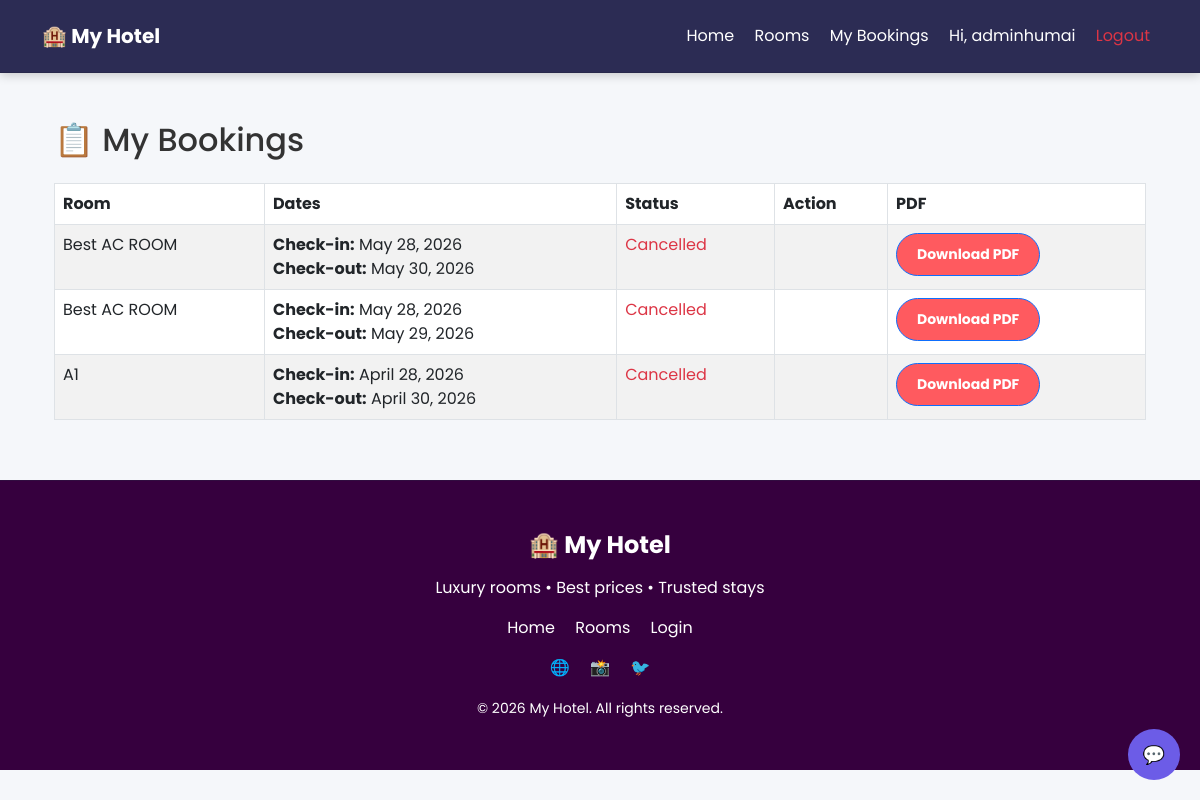
/my-bookings/ (signed in), run on the app's committed database.
### hotel_project/booking/models.py (models this page shows, shortened)
class Booking(models.Model):
    STATUS_CHOICES = (
        ('Booked', 'Booked'),
        ('Cancelled', 'Cancelled'),
    )
    user = models.ForeignKey(User, on_delete=models.CASCADE)
    room = models.ForeignKey(Room, on_delete=models.CASCADE)
    name = models.CharField(max_length=100, null=True, blank=True)
    phone = models.CharField(max_length=15, null=True, blank=True)
    total_people = models.IntegerField(null=True, blank=True)
    id_proof = models.CharField(max_length=100, null=True, blank=True)
    check_in = models.DateField()
    check_out = models.DateField()
    status = models.CharField(max_length=20, choices=STATUS_CHOICES, default='Booked')  # ✅ NEW
    created_at = models.DateTimeField(auto_now_add=True)

class Room(models.Model):
    ROOM_TYPES = (
        ('AC', 'AC'),
        ('NON-AC', 'Non-AC'),
        ('DELUXE', 'Deluxe'),
    )
    name = models.CharField(max_length=100)
    room_type = models.CharField(max_length=20, choices=ROOM_TYPES)
    price = models.IntegerField()
    description = models.TextField(blank=True, null=True)
    features = models.TextField(blank=True, null=True)
    capacity = models.IntegerField(default=2)
    is_available = models.BooleanField(default=True)
    image = models.ImageField(upload_to='rooms/', blank=True, null=True)

### hotel_project/booking/views.py (the view)
# urls.py: path('my-bookings/', views.my_bookings, name='my_bookings'),
@login_required
def my_bookings(request):
    bookings = Booking.objects.filter(user=request.user).order_by('-created_at')
    return render(request, 'booking/my_bookings.html', {'bookings': bookings})

### hotel_project/booking/templates/booking/my_bookings.html (shortened to what this page needs)
{% extends 'booking/base.html' %}
{% block content %}
<div class="container mt-5">
    <h2 class="mb-4">📋 My Bookings</h2>
    <table class="table table-bordered table-striped">
        <thead>
            <tr>
                <th>Room</th>
                <th>Dates</th>
                <th>Status</th>
                <th>Action</th>
                <th>PDF</th>
            </tr>
        </thead>
        <tbody>
            {% for booking in bookings %}
            <tr>
                <td>{{ booking.room.name }}</td>
                <td>
                    <b>Check-in:</b> {{ booking.check_in }} <br>
                    <b>Check-out:</b> {{ booking.check_out }}
                </td>
                <td>
                    {% if booking.status == "Booked" %}
                        <span class="text-success">Booked</span>
                    {% else %}
                        <span class="text-danger">Cancelled</span>
                    {% endif %}
                </td>
                <td>
                </td>
                <td>
                    <a href="{% url 'download_pdf' booking.id %}" class="btn btn-primary btn-sm">
    Download PDF
</a></td>
            </tr>
            {% empty %}
            <tr>
                <td colspan="4" class="text-center">No bookings yet</td>
            </tr>
            {% endfor %}
        </tbody>
    </table>
</div>
{% endblock %}

### hotel_project/booking/templates/booking/base.html (shortened to what this page needs)
<!DOCTYPE html>
<html>
<head>
    {% load static %}
    <link href="https://cdn.jsdelivr.net/npm/bootstrap@5.3.0/dist/css/bootstrap.min.css" rel="stylesheet">
    {% if '/admin' not in request.path %}
    <link rel="stylesheet" href="{% static 'css/style.css' %}">
    {% endif %}
</head>
<body>
<div class="position-fixed top-0 end-0 p-3" style="z-index: 9999;">
</div>
<nav class="navbar navbar-expand-lg navbar-dark py-3">
  <div class="container">
    <a class="navbar-brand fw-bold" href="/">🏨 My Hotel</a>
    <div class="collapse navbar-collapse" id="navbarNav">
        <div class="ms-auto text-center">
            <a class="nav-link d-block d-lg-inline mx-2 text-white" href="/">Home</a>
            <a class="nav-link d-block d-lg-inline mx-2 text-white" href="/rooms/">Rooms</a>
            {% if user.is_authenticated %}
                <a class="nav-link d-block d-lg-inline mx-2 text-white" href="/my-bookings/">My Bookings</a>
                <span class="text-white d-block d-lg-inline mx-2">Hi, {{ user.username }}</span>
                <a class="nav-link d-block d-lg-inline mx-2 text-danger" href="/logout/">Logout</a>
            {% else %}
                <a class="nav-link d-block d-lg-inline mx-2 text-white" href="/login/">Login</a>
                <a class="nav-link d-block d-lg-inline mx-2 text-white" href="/signup/">Signup</a>
            {% endif %}
        </div>
    </div>
  </div>
</nav>
<div class="container mt-4">
    {% block content %}{% endblock %}
</div>
<div id="chat-toggle" onclick="toggleChat()">💬</div>
</body>
<footer style="background:#36003e; color:#ffffff; padding:50px 0; margin-top:60px; border-top:1px solid rgba(6, 130, 78, 0.1);">
    <div class="container text-center">
        <h4 class="fw-bold mb-3">🏨 My Hotel</h4>
        <p class="text-white">Luxury rooms • Best prices • Trusted stays </p>
        <div class="mb-3">
            <a href="/" class="text-white mx-2 footer-link">Home</a>
            <a href="/rooms/" class="text-white mx-2 footer-link">Rooms</a>
            <a href="/login/" class="text-white mx-2 footer-link">Login</a>
        </div>
        <div class="mb-3">
            <span class="mx-2">🌐</span>
            <span class="mx-2">📸</span>
            <span class="mx-2">🐦</span>
        </div>
        <small class="text-white">
            © 2026 My Hotel. All rights reserved.
        </small>
    </div>
</footer>
</html>

### hotel_project/booking/static/css/style.css (style rules this page uses)
.btn { background: #ff5a5f; color: white; padding: 10px 20px; border-radius: 5px; text-decoration: none; font-weight: bold; }
.navbar { box-shadow: 0 2px 10px rgba(0,0,0,0.2); position: relative; z-index: 10; }
body { margin: 0; }
* { pointer-events: auto; }

### hotel_project/booking/templates/booking/base.html (style rules this page uses)
body { font-family: 'Poppins', sans-serif; background: #f5f7fa; color: #333; }
.navbar { backdrop-filter: blur(10px); background: #2c2c54 !important; border-bottom: 1px solid rgba(0,0,0,0.1); }
.nav-link { transition: 0.3s; }
.container { animation: fadeIn 0.6s ease; }
.btn { border-radius: 25px; transition: 0.3s; }
#chat-toggle { position: fixed; bottom: 20px; right: 20px; background: #6c5ce7; color: white; padding: 12px 15px; border-radius: 50%; cursor: pointer; font-size: 18px; z-index: 9999; }
.footer-link { text-decoration: none; transition: 0.3s; }

### data on the page
Booking: room.name "Best AC ROOM", check_in "May 28, 2026", check_out "May 30, 2026", status "Cancelled"
Booking: room.name "Best AC ROOM", check_in "May 28, 2026", check_out "May 29, 2026", status "Cancelled"
Booking: room.name "A1", check_in "April 28, 2026", check_out "April 30, 2026", status "Cancelled"

### other printed values
{{ user.username }} "adminhumai"
